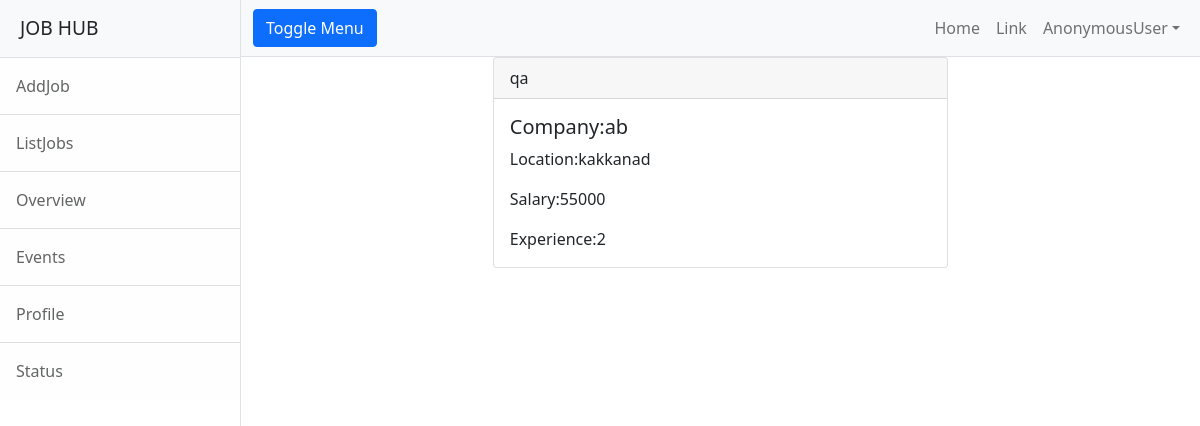
The page /employer/jobs/details/5 on the database its author committed.
### employer/models.py (models this page shows, shortened)
class Jobs(models.Model):
    job_title=models.CharField(max_length=150)
    company_name=models.CharField(max_length=150)
    location=models.CharField(max_length=150)
    salary=models.PositiveIntegerField(null=True)
    experience=models.PositiveIntegerField(default=0)

### employer/views.py (the view)
# urls.py: path('jobs/details/<int:id>',views.JobDetailsView.as_view(),name='job-details'),
class JobDetailsView(DetailView):
    model = Jobs
    context_object_name = "Job"
    template_name = "emp-job-details.html"
    pk_url_kwarg = "id"

### employer/templates/emp-job-details.html
{%extends 'base.html'%}
{%block body_block%}
<div class="row">
    <div class="col-3"></div>
    <div class="col-6">
        <div class="card">
  <div class="card-header">
    {{Job.job_title}}
  </div>
  <div class="card-body">
    <h5 class="card-title">Company:{{Job.company_name}}</h5>
    <p class="card-text">Location:{{Job.location}}</p>
        <p class="card-text">Salary:{{Job.salary}}</p>
        <p class="card-text">Experience:{{Job.experience}}</p>
  </div>
</div>
    </div>
    <div class="col-3"></div>
</div>
{%endblock%}

### rows shown on the page
Jobs: job_title "qa", company_name "ab", location "kakkanad", salary "55000", experience "2"

### other values the page prints
{{ request.user }} "AnonymousUser"
